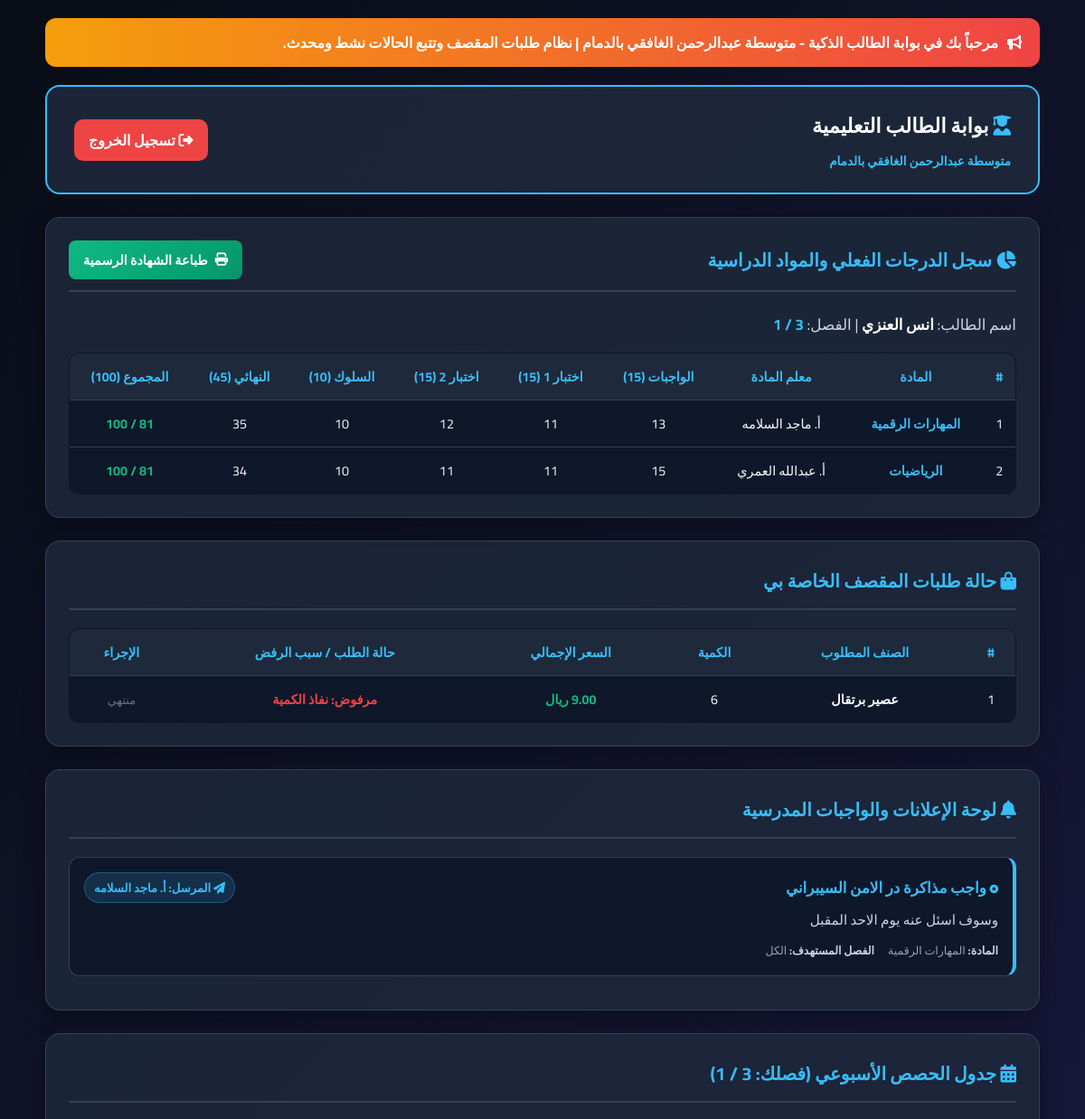
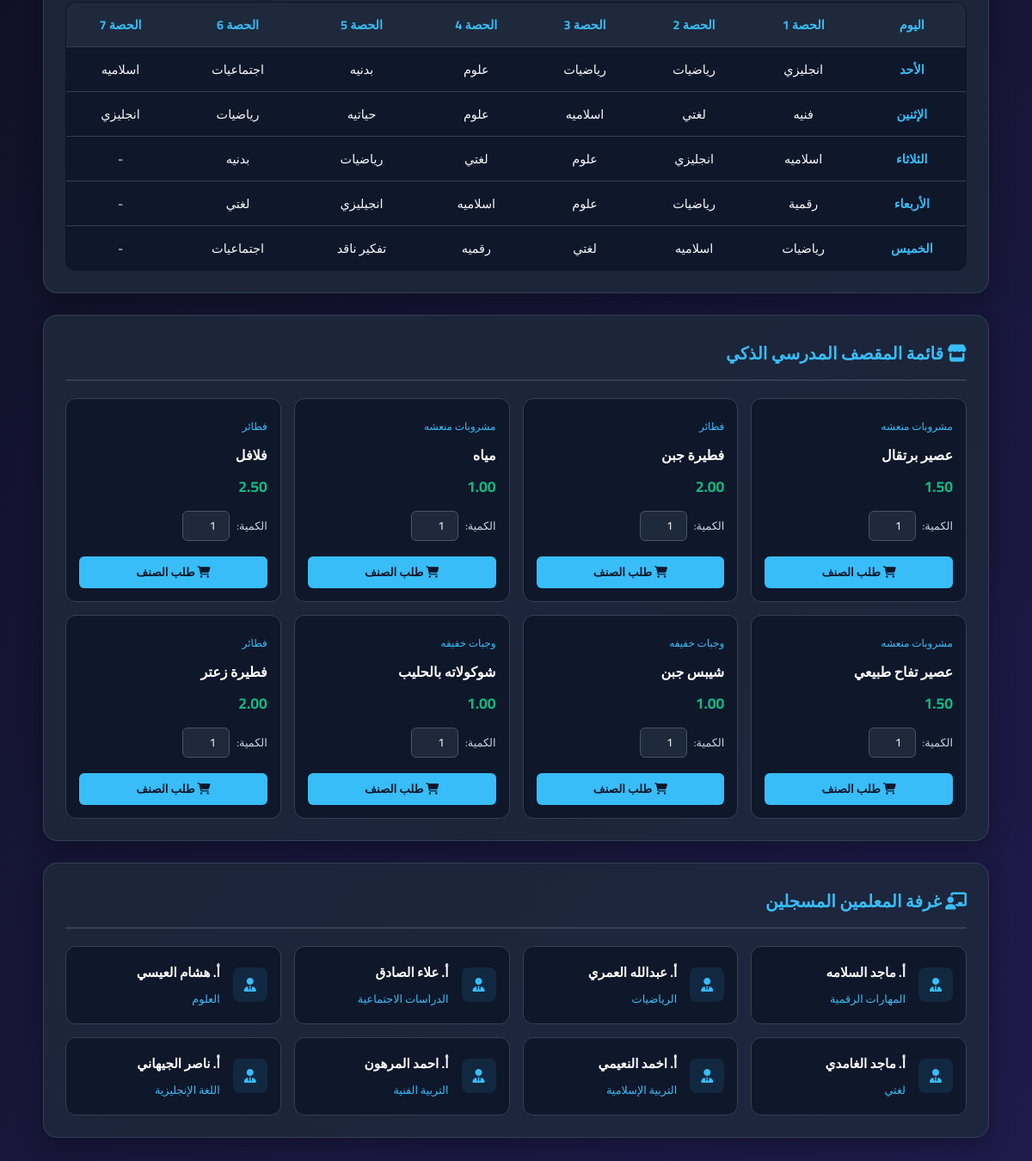
Screenshot of /student (signed in) with the database file from the repository (2 pictures, top to bottom).
### tables this page shows
CREATE TABLE students_list (
            id INTEGER PRIMARY KEY AUTOINCREMENT,
            student_name TEXT UNIQUE NOT NULL,
            stage TEXT DEFAULT 'المرحلة المتوسطة',
            class_name TEXT DEFAULT '3 / 1',
            status TEXT DEFAULT 'حاضر'
        );

CREATE TABLE subject_grades (
            id INTEGER PRIMARY KEY AUTOINCREMENT,
            student_name TEXT NOT NULL,
            subject_name TEXT NOT NULL,
            teacher_name TEXT NOT NULL,
            hw_grade INTEGER DEFAULT 0,
            exam1_grade INTEGER DEFAULT 0,
            exam2_grade INTEGER DEFAULT 0,
            behavior_grade INTEGER DEFAULT 0,
            final_grade INTEGER DEFAULT 0,
            total_grade INTEGER DEFAULT 0,
            attendance TEXT DEFAULT 'حاضر'
        );

CREATE TABLE canteen_orders (
            id INTEGER PRIMARY KEY AUTOINCREMENT,
            student_name TEXT NOT NULL,
            item_name TEXT NOT NULL,
            quantity INTEGER NOT NULL,
            total_price TEXT NOT NULL,
            status TEXT DEFAULT 'قيد التجهيز',
            cancel_reason TEXT DEFAULT ''
        );

CREATE TABLE homework (
            id INTEGER PRIMARY KEY AUTOINCREMENT,
            teacher_name TEXT NOT NULL,
            subject TEXT NOT NULL,
            title TEXT NOT NULL,
            content TEXT NOT NULL,
            class_name TEXT DEFAULT '3 / 1'
        );

CREATE TABLE school_schedules (
            id INTEGER PRIMARY KEY AUTOINCREMENT,
            class_name TEXT NOT NULL,
            day_name TEXT NOT NULL,
            p1 TEXT, p2 TEXT, p3 TEXT, p4 TEXT, p5 TEXT, p6 TEXT, p7 TEXT
        );

CREATE TABLE canteen (
            id INTEGER PRIMARY KEY AUTOINCREMENT,
            item_name TEXT NOT NULL,
            price TEXT NOT NULL,
            category TEXT NOT NULL,
            status TEXT DEFAULT 'متوفر'
        );

CREATE TABLE users (
            id INTEGER PRIMARY KEY AUTOINCREMENT,
            username TEXT UNIQUE NOT NULL,
            password TEXT NOT NULL,
            role TEXT NOT NULL,
            stage TEXT DEFAULT 'المرحلة المتوسطة',
            class_name TEXT DEFAULT '3 / 1',
            subject TEXT DEFAULT 'عام'
        );

### app.py (the view)
@app.route('/student')
def student_dashboard():
    if 'role' not in session or session['role'] != 'student':
        return redirect(url_for('login'))
    conn = sqlite3.connect('school_v2.db')
    cursor = conn.cursor()
    cursor.execute("SELECT * FROM students_list WHERE student_name = ?", (session['username'],))
    student_info = cursor.fetchone()
    student_class = student_info[3] if student_info else '3 / 1'
    cursor.execute("""
        SELECT g.subject_name, g.teacher_name, g.hw_grade, g.exam1_grade, g.exam2_grade, g.behavior_grade, g.final_grade, g.total_grade, g.attendance
        FROM subject_grades g
        WHERE g.student_name = ?
    """, (session['username'],))
    grades_data = cursor.fetchall()
    cursor.execute("SELECT * FROM homework WHERE class_name = ? OR class_name = 'الكل'", (student_class,))
    homeworks = cursor.fetchall()
    cursor.execute("SELECT * FROM canteen")
    canteen_items = cursor.fetchall()
    cursor.execute("SELECT id, item_name, quantity, total_price, status, cancel_reason FROM canteen_orders WHERE student_name = ? AND status != 'تم التسليم'", (session['username'],))
    my_orders = cursor.fetchall()
    cursor.execute("SELECT username, subject, stage FROM users WHERE role = 'teacher'")
    real_teachers = cursor.fetchall()
    cursor.execute("SELECT day_name, p1, p2, p3, p4, p5, p6, p7 FROM school_schedules WHERE class_name = ?", (student_class,))
    schedule_rows = cursor.fetchall()
    conn.close()
    return render_template('student.html', student_info=student_info, grades_data=grades_data, homeworks=homeworks, canteen_items=canteen_items, my_orders=my_orders, real_teachers=real_teachers, schedule_rows=schedule_rows)

### templates/student.html (shortened to what this page needs)
<!DOCTYPE html>
<html lang="ar" dir="rtl">
<head>
    <link rel="stylesheet" href="https://cdnjs.cloudflare.com/ajax/libs/font-awesome/6.4.0/css/all.min.css">
</head>
<body>
    <div class="container">
        <div class="news-ticker"><i class="fa-solid fa-bullhorn"></i><marquee behavior="scroll" direction="right">مرحباً بك في بوابة الطالب الذكية - متوسطة عبدالرحمن الغافقي بالدمام | نظام طلبات المقصف وتتبع الحالات نشط ومحدث.</marquee></div>
        <header>
            <h1><i class="fa-solid fa-user-graduate" style="color: #38bdf8;"></i> بوابة الطالب التعليمية<span>متوسطة عبدالرحمن الغافقي بالدمام</span></h1>
            <a href="/logout" class="btn-logout"><i class="fa-solid fa-right-from-bracket"></i> تسجيل الخروج</a>
        </header>
        <div class="card">
            <h3>
                <span><i class="fa-solid fa-chart-pie"></i> سجل الدرجات الفعلي والمواد الدراسية</span>
                {% if student_info %}
                <a href="/print_certificate" target="_blank" class="btn-print"><i class="fa-solid fa-print"></i> طباعة الشهادة الرسمية</a>
                {% endif %}
            </h3>
            {% if student_info %}
            <div style="margin-bottom: 15px; font-size: 1.05rem; color: #cbd5e1;">اسم الطالب: <strong style="color: #fff;">{{ student_info[1] }}</strong> | الفصل: <strong style="color: #38bdf8;">{{ student_info[3] }}</strong></div>
            <table>
                <thead>
                    <tr><th>#</th><th>المادة</th><th>معلم المادة</th><th>الواجبات (15)</th><th>اختبار 1 (15)</th><th>اختبار 2 (15)</th><th>السلوك (10)</th><th>النهائي (45)</th><th>المجموع (100)</th></tr>
                </thead>
                <tbody>
                    {% if grades_data %}
                        {% for grade in grades_data %}
                        <tr>
                            <td>{{ loop.index }}</td>
                            <td><strong style="color: #38bdf8;">{{ grade[0] }}</strong></td>
                            <td>أ. {{ grade[1] }}</td>
                            <td>{{ grade[2] }}</td><td>{{ grade[3] }}</td><td>{{ grade[4] }}</td><td>{{ grade[5] }}</td><td>{{ grade[6] }}</td>
                            <td><strong style="color: #10b981;">{{ grade[7] }} / 100</strong></td>
                        </tr>
                        {% endfor %}
                    {% else %}
                        <tr><td colspan="9" style="color: #94a3b8; text-align: center;">لم يتم رصد درجات للمواد حتى الآن.</td></tr>
                    {% endif %}
                </tbody>
            </table>
            {% endif %}
        </div>
        <div class="card">
            <h3><span><i class="fa-solid fa-bag-shopping"></i> حالة طلبات المقصف الخاصة بي</span></h3>
            <table>
                <thead>
                    <tr><th>#</th><th>الصنف المطلوب</th><th>الكمية</th><th>السعر الإجمالي</th><th>حالة الطلب / سبب الرفض</th><th>الإجراء</th></tr>
                </thead>
                <tbody>
                    {% if my_orders %}
                        {% for ord in my_orders %}
                        <tr>
                            <td>{{ loop.index }}</td>
                            <td><strong>{{ ord[1] }}</strong></td>
                            <td>{{ ord[2] }}</td>
                            <td style="color: #10b981; font-weight: bold;">{{ ord[3] }}</td>
                            <td>
                                {% if ord[4] == 'مرفوض من المقصف' %}
                                    <span style="color: #ef4444; font-weight: bold;">مرفوض: {{ ord[5] }}</span>
                                {% elif ord[4] == 'ملغي من الطالب' %}
                                    <span style="color: #94a3b8; font-weight: bold;">تم الإلغاء بمعرفتك</span>
                                {% else %}
                                    <span style="color: #f59e0b; font-weight: bold;">{{ ord[4] }}</span>
                                {% endif %}
                            </td>
                            <td>
                                {% if ord[4] == 'قيد التجهيز' %}
                                <form action="/cancel_order_student/{{ ord[0] }}" method="POST">
                                    <button type="submit" class="btn-cancel"><i class="fa-solid fa-xmark"></i> إلغاء الطلب</button>
                                </form>
                                {% else %}
                                <span style="color: #64748b; font-size: 0.8rem;">منتهي</span>
                                {% endif %}
                            </td>
                        </tr>
                        {% endfor %}
                    {% else %}
                        <tr><td colspan="6" style="color: #94a3b8; text-align: center;">لا توجد طلبات نشطة حالياً.</td></tr>
                    {% endif %}
                </tbody>
            </table>
        </div>
        <div class="card">
            <h3><span><i class="fa-solid fa-bell"></i> لوحة الإعلانات والواجبات المدرسية</span></h3>
            {% if homeworks %}
                {% for hw in homeworks %}
                <div class="homework-item" style="background: #0f172a; padding: 16px; border-radius: 12px; border: 1px solid #334155; margin-bottom: 12px; border-right: 4px solid #38bdf8;">
                    <div style="display: flex; justify-content: space-between; align-items: center; margin-bottom: 8px; flex-wrap: wrap; gap: 8px;">
                        <h4 style="color: #38bdf8; font-size: 1.05rem; margin: 0;">
                            <i class="fa-solid fa-circle-dot" style="font-size: 0.6rem; color: #38bdf8; vertical-align: middle;"></i> {{ hw[3] }}
                        </h4>
                        <span style="background: rgba(56, 189, 248, 0.15); color: #38bdf8; padding: 4px 10px; border-radius: 20px; font-size: 0.82rem; font-weight: bold; border: 1px solid rgba(56, 189, 248, 0.3);">
                            <i class="fa-solid fa-paper-plane"></i> المرسل: أ. {{ hw[1] }}
                        </span>
                    </div>
                    <p style="color: #cbd5e1; font-size: 0.95rem; margin-bottom: 10px; line-height: 1.5;">{{ hw[4] }}</p>
                    <div style="display: flex; gap: 15px; font-size: 0.78rem; color: #94a3b8; flex-wrap: wrap;">
                        <span><strong style="color: #cbd5e1;">المادة:</strong> {{ hw[2] }}</span>
                        <span><strong style="color: #cbd5e1;">الفصل المستهدف:</strong> {{ hw[5] }}</span>
                    </div>
                </div>
                {% endfor %}
            {% else %}
            <p style="color: #94a3b8; text-align: center; padding: 15px;">لا توجد إعلانات أو واجبات منشورة حالياً.</p>
            {% endif %}
        </div>
        <div class="card">
            <h3><span><i class="fa-solid fa-calendar-days"></i> جدول الحصص الأسبوعي (فصلك: {{ student_info[3] if student_info else '3 / 1' }})</span></h3>
            <table>
                <thead>
                    <tr><th>اليوم</th><th>الحصة 1</th><th>الحصة 2</th><th>الحصة 3</th><th>الحصة 4</th><th>الحصة 5</th><th>الحصة 6</th><th>الحصة 7</th></tr>
                </thead>
                <tbody>
                    {% for row in schedule_rows %}
                    <tr>
                        <td><strong style="color: #38bdf8;">{{ row[0] }}</strong></td>
                        <td>{{ row[1] }}</td><td>{{ row[2] }}</td><td>{{ row[3] }}</td><td>{{ row[4] }}</td><td>{{ row[5] }}</td><td>{{ row[6] }}</td><td>{{ row[7] }}</td>
                    </tr>
                    {% endfor %}
                </tbody>
            </table>
        </div>
        <div class="card">
            <h3><span><i class="fa-solid fa-store"></i> قائمة المقصف المدرسي الذكي</span></h3>
            <div class="canteen-grid">
                {% for item in canteen_items %}
                <div class="canteen-card">
                    <div>
                        <span style="color: #38bdf8; font-size: 0.75rem;">{{ item[3] }}</span>
                        <h4 style="color: #fff; font-size: 1rem; margin-top: 5px;">{{ item[1] }}</h4>
                        <div style="color: #10b981; font-weight: bold; font-size: 1.1rem; margin-top: 5px;">{{ item[2] }}</div>
                    </div>
                    <form action="/order_canteen" method="POST" style="margin-top: 12px;">
                        <div style="display: flex; gap: 8px; align-items: center; margin-bottom: 8px;">
                            <label style="font-size: 0.8rem; color: #cbd5e1;">الكمية:</label>
                            <input type="number" name="quantity" value="1" min="1" max="10" style="width: 55px; padding: 4px; background: #1e293b; border: 1px solid #475569; color: white; text-align: center; border-radius: 6px;">
                        </div>
                        <button type="submit" class="btn-order"><i class="fa-solid fa-cart-shopping"></i> طلب الصنف</button>
                    </form>
                </div>
                {% endfor %}
            </div>
        </div>
        <div class="card">
            <h3><span><i class="fa-solid fa-chalkboard-user"></i> غرفة المعلمين المسجلين</span></h3>
            <div class="teachers-grid">
                {% for t in real_teachers %}
                <div class="teacher-box">
                    <div style="width: 40px; height: 40px; background: rgba(56,189,248,0.1); color: #38bdf8; border-radius: 8px; display: flex; align-items: center; justify-content: center;"><i class="fa-solid fa-user-tie"></i></div>
                    <div><h4 style="color: #fff; font-size: 0.95rem;">أ. {{ t[0] }}</h4><span style="color: #38bdf8; font-size: 0.8rem;">{{ t[1] }}</span></div>
                </div>
                {% endfor %}
            </div>
        </div>
    </div>
</body>
</html>

### templates/student.html (style rules this page uses)
* { box-sizing: border-box; margin: 0; padding: 0; font-family: 'Cairo', sans-serif; }
body { background: linear-gradient(135deg, #090d16 0%, #1e1b4b 100%); color: #f8fafc; padding: 20px; min-height: 100vh; }
.container { max-width: 1100px; margin: 0 auto; }
.news-ticker { background: linear-gradient(90deg, #f59e0b, #ef4444); color: white; padding: 12px 20px; border-radius: 12px; margin-bottom: 20px; font-weight: bold; overflow: hidden; white-space: nowrap; display: flex; align-items: center; gap: 10px; }
header { display: flex; justify-content: space-between; align-items: center; background: rgba(30, 41, 59, 0.9); padding: 22px 30px; border-radius: 16px; border: 2px solid #38bdf8; margin-bottom: 25px; }
header h1 { font-size: 1.4rem; color: #fff; }
header h1 span { color: #38bdf8; font-size: 0.85rem; display: block; margin-top: 5px; }
.btn-logout { background: #ef4444; color: white; padding: 8px 16px; border-radius: 10px; text-decoration: none; font-weight: bold; }
.card { background: rgba(30, 41, 59, 0.85); padding: 25px; border-radius: 16px; border: 1px solid #334155; margin-bottom: 25px; box-shadow: 0 8px 25px rgba(0,0,0,0.3); }
.card h3 { margin-bottom: 20px; font-size: 1.25rem; color: #38bdf8; display: flex; align-items: center; justify-content: space-between; border-bottom: 2px solid #334155; padding-bottom: 12px; flex-wrap: wrap; gap: 10px; }
table { width: 100%; border-collapse: collapse; margin-top: 10px; background: #0f172a; border-radius: 12px; overflow: hidden; border: 1px solid #334155; }
th, td { padding: 12px 10px; text-align: center; border-bottom: 1px solid #334155; font-size: 0.9rem; }
th { background: #1e293b; color: #38bdf8; font-weight: 700; }
.btn-print { background: linear-gradient(135deg, #10b981 0%, #059669 100%); color: white; padding: 8px 16px; border-radius: 8px; text-decoration: none; font-size: 0.9rem; font-weight: bold; display: inline-flex; align-items: center; gap: 8px; }
.teachers-grid { display: grid; grid-template-columns: repeat(auto-fit, minmax(220px, 1fr)); gap: 15px; }
.teacher-box { background: #0f172a; padding: 15px; border-radius: 12px; border: 1px solid #334155; display: flex; align-items: center; gap: 15px; }
.canteen-grid { display: grid; grid-template-columns: repeat(auto-fit, minmax(220px, 1fr)); gap: 15px; }
.canteen-card { background: #0f172a; padding: 15px; border-radius: 12px; border: 1px solid #334155; display: flex; flex-direction: column; justify-content: space-between; }
.btn-order { background: #38bdf8; color: #0f172a; border: none; padding: 6px 12px; border-radius: 6px; cursor: pointer; font-weight: bold; margin-top: 10px; width: 100%; }

### rows the page displays
students_list: student_name "انس العنزي", class_name "3 / 1"
subject_grades: subject_name "المهارات الرقمية", teacher_name "ماجد السلامه", hw_grade "13", exam1_grade "11", exam2_grade "12", behavior_grade "10", final_grade "35", total_grade "81"
subject_grades: subject_name "الرياضيات", teacher_name "عبدالله العمري", hw_grade "15", exam1_grade "11", exam2_grade "11", behavior_grade "10", final_grade "34", total_grade "81"
canteen_orders: item_name "عصير برتقال", quantity "6", total_price "9.00 ريال", cancel_reason "نفاذ الكمية", status "منتهي"
homework: title "واجب مذاكرة در الامن السيبراني", teacher_name "ماجد السلامه", content "وسوف اسئل عنه يوم الاحد المقبل", subject "المهارات الرقمية", class_name "الكل"
school_schedules: day_name "الأحد", p1 "انجليزي", p2 "رياضيات", p3 "رياضيات", p4 "علوم", p5 "بدنيه", p6 "اجتماعيات", p7 "اسلاميه"
school_schedules: day_name "الإثنين", p1 "فنيه", p2 "لغتي", p3 "اسلاميه", p4 "علوم", p5 "حياتيه", p6 "رياضيات", p7 "انجليزي"
school_schedules: day_name "الثلاثاء", p1 "اسلاميه", p2 "انجليزي", p3 "علوم", p4 "لغتي", p5 "رياضيات", p6 "بدنيه", p7 "-"
school_schedules: day_name "الأربعاء", p1 "رقمية", p2 "رياضيات", p3 "علوم", p4 "اسلاميه", p5 "انجيليزي", p6 "لغتي", p7 "-"
school_schedules: day_name "الخميس", p1 "رياضيات", p2 "اسلاميه", p3 "لغتي", p4 "رقميه", p5 "تفكير ناقد", p6 "اجتماعيات", p7 "-"
canteen: category "مشروبات منعشه", item_name "عصير برتقال", price "1.50"
canteen: category "فطائر", item_name "فطيرة جبن", price "2.00"
canteen: category "مشروبات منعشه", item_name "مياه", price "1.00"
canteen: category "فطائر", item_name "فلافل", price "2.50"
canteen: category "مشروبات منعشه", item_name "عصير تفاح طبيعي", price "1.50"
canteen: category "وجبات خفيفه", item_name "شيبس جبن", price "1.00"
canteen: category "وجبات خفيفه", item_name "شوكولاته بالحليب", price "1.00"
canteen: category "فطائر", item_name "فطيرة زعتر", price "2.00"
users: username "ماجد السلامه", subject "المهارات الرقمية"
users: username "عبدالله العمري", subject "الرياضيات"
users: username "علاء الصادق", subject "الدراسات الاجتماعية"
users: username "هشام العيسي", subject "العلوم"
users: username "ماجد الغامدي", subject "لغتي"
users: username "اخمد النعيمي", subject "التربية الإسلامية"
users: username "احمد المرهون", subject "التربية الفنية"
users: username "ناصر الجيهاني", subject "اللغة الإنجليزية"
